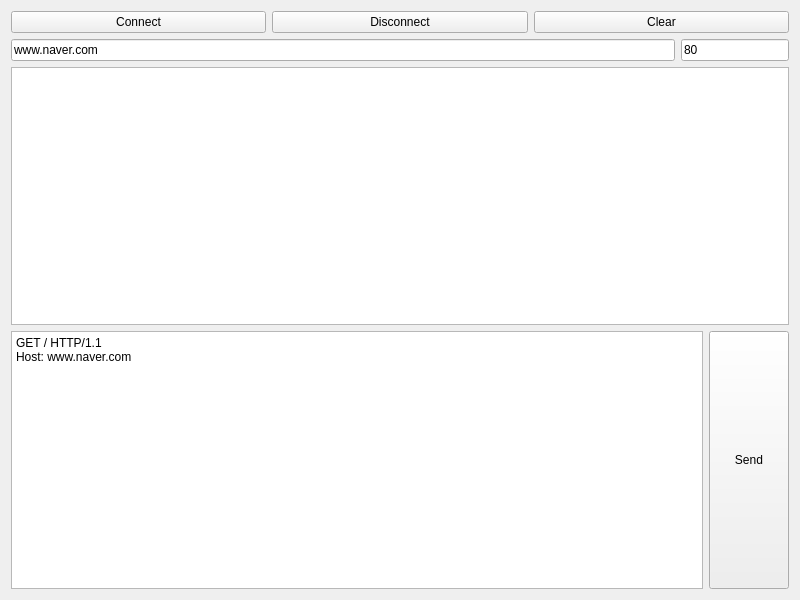
<?xml version="1.0" encoding="UTF-8"?>
<ui version="4.0">
 <class>Widget</class>
 <widget class="QWidget" name="Widget">
  <property name="geometry">
   <rect>
    <x>0</x>
    <y>0</y>
    <width>800</width>
    <height>600</height>
   </rect>
  </property>
  <property name="windowTitle">
   <string>Widget</string>
  </property>
  <layout class="QGridLayout" name="gridLayout">
   <item row="0" column="0">
    <layout class="QVBoxLayout" name="verticalLayout">
     <item>
      <layout class="QHBoxLayout" name="horizontalLayout">
       <item>
        <widget class="QPushButton" name="pbConnect">
         <property name="text">
          <string>Connect</string>
         </property>
        </widget>
       </item>
       <item>
        <widget class="QPushButton" name="pbClear">
         <property name="text">
          <string>Disconnect</string>
         </property>
        </widget>
       </item>
       <item>
        <widget class="QPushButton" name="pbDisconnect">
         <property name="text">
          <string>Clear</string>
         </property>
        </widget>
       </item>
      </layout>
     </item>
     <item>
      <layout class="QHBoxLayout" name="horizontalLayout_2">
       <item>
        <widget class="QLineEdit" name="leHost">
         <property name="text">
          <string>www.naver.com</string>
         </property>
        </widget>
       </item>
       <item>
        <widget class="QLineEdit" name="lePort">
         <property name="sizePolicy">
          <sizepolicy hsizetype="Fixed" vsizetype="Fixed">
           <horstretch>0</horstretch>
           <verstretch>0</verstretch>
          </sizepolicy>
         </property>
         <property name="text">
          <string>80</string>
         </property>
        </widget>
       </item>
      </layout>
     </item>
     <item>
      <widget class="QPlainTextEdit" name="pteMessage"/>
     </item>
     <item>
      <layout class="QHBoxLayout" name="horizontalLayout_3">
       <item>
        <widget class="QPlainTextEdit" name="pteSend">
         <property name="plainText">
          <string>GET / HTTP/1.1
Host: www.naver.com

</string>
         </property>
        </widget>
       </item>
       <item>
        <widget class="QPushButton" name="pbSend">
         <property name="sizePolicy">
          <sizepolicy hsizetype="Minimum" vsizetype="Expanding">
           <horstretch>0</horstretch>
           <verstretch>0</verstretch>
          </sizepolicy>
         </property>
         <property name="text">
          <string>Send</string>
         </property>
        </widget>
       </item>
      </layout>
     </item>
    </layout>
   </item>
  </layout>
 </widget>
 <resources/>
 <connections/>
</ui>
